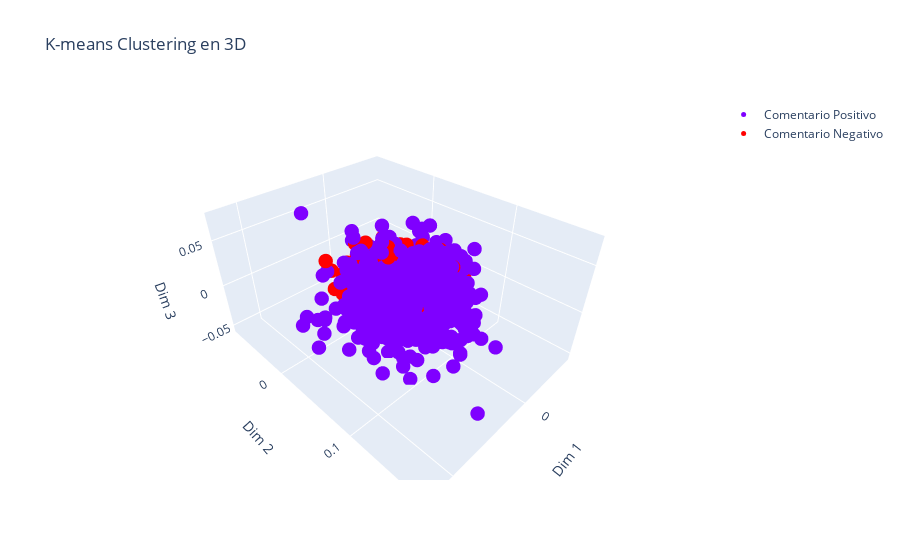

Source (notebook cell):
### Markdown cell above
#### 3D:

### Code cell
from sklearn.cluster import KMeans

# Ajustar K-means
kmeans = KMeans(n_clusters=len(clases_unicas), random_state=0).fit(X)
y_kmeans = kmeans.labels_

# Preparar el gráfico
data = []

for i, cluster in enumerate(clases_unicas):
    idx = y_kmeans == cluster
    text_labels = [text[j] for j in np.where(idx)[0]]
    trace = go.Scatter3d(
        x=X[idx, 0],
        y=X[idx, 1],
        z=X[idx, 2],
        mode='markers',
        name=labels_names[i],
        marker=dict(
            size=5,
            color=colores_hex[i]
        ),
        text=text_labels,  # Asignar etiquetas para mostrar en tooltips
        hoverinfo='text'  # Configurar el tooltip para mostrar solo el texto
    )
    data.append(trace)

layout = go.Layout(
    title='K-means Clustering en 3D',
    scene=dict(
        xaxis=dict(title='Dim 1'),
        yaxis=dict(title='Dim 2'),
        zaxis=dict(title='Dim 3'),
    )
)

fig = go.Figure(data=data, layout=layout)
fig.show()

### Figure 1 — Plotly figure (JSON) as saved in the notebook; plotly's stock layout.template omitted (floating-point values rounded to 4 significant figures; data arrays with more than 128 entries replaced by an {"elided": "..."} marker saying what was removed)
{"data": [{"hoverinfo": "text", "marker": {"color": "#7f00ff", "size": 5}, "mode": "markers", "name": "Comentario Positivo", "text": {"elided": "1666 str values"}, "type": "scatter3d", "x": {"elided": "1666 float values"}, "y": {"elided": "1666 float values"}, "z": {"elided": "1666 float values"}}, {"hoverinfo": "text", "marker": {"color": "#ff0000", "size": 5}, "mode": "markers", "name": "Comentario Negativo", "text": {"elided": "343 str values"}, "type": "scatter3d", "x": {"elided": "343 float values"}, "y": {"elided": "343 float values"}, "z": {"elided": "343 float values"}}], "layout": {"scene": {"xaxis": {"title": {"text": "Dim 1"}}, "yaxis": {"title": {"text": "Dim 2"}}, "zaxis": {"title": {"text": "Dim 3"}}}, "title": {"text": "K-means Clustering en 3D"}}}
